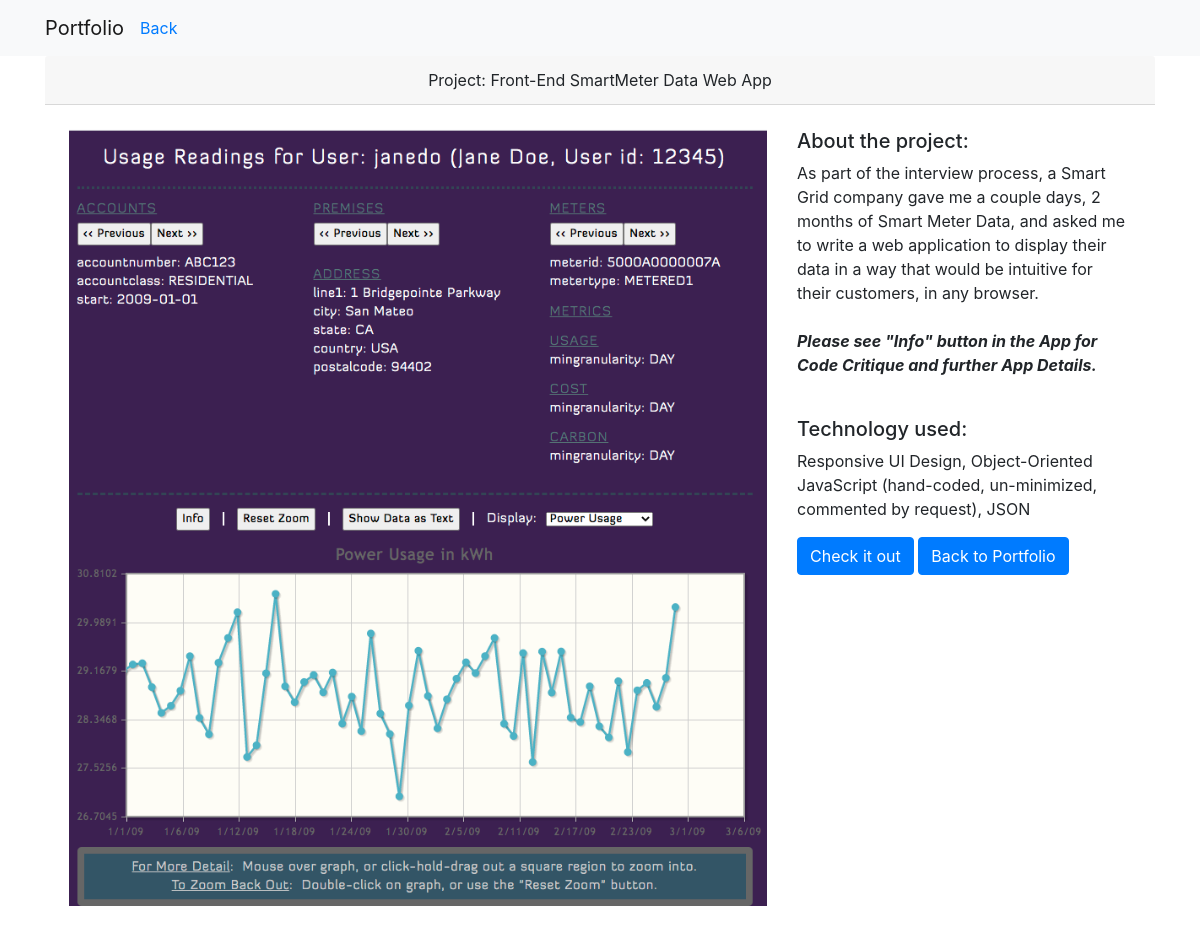
/projects/2, run on an earlier commit of the app's database.
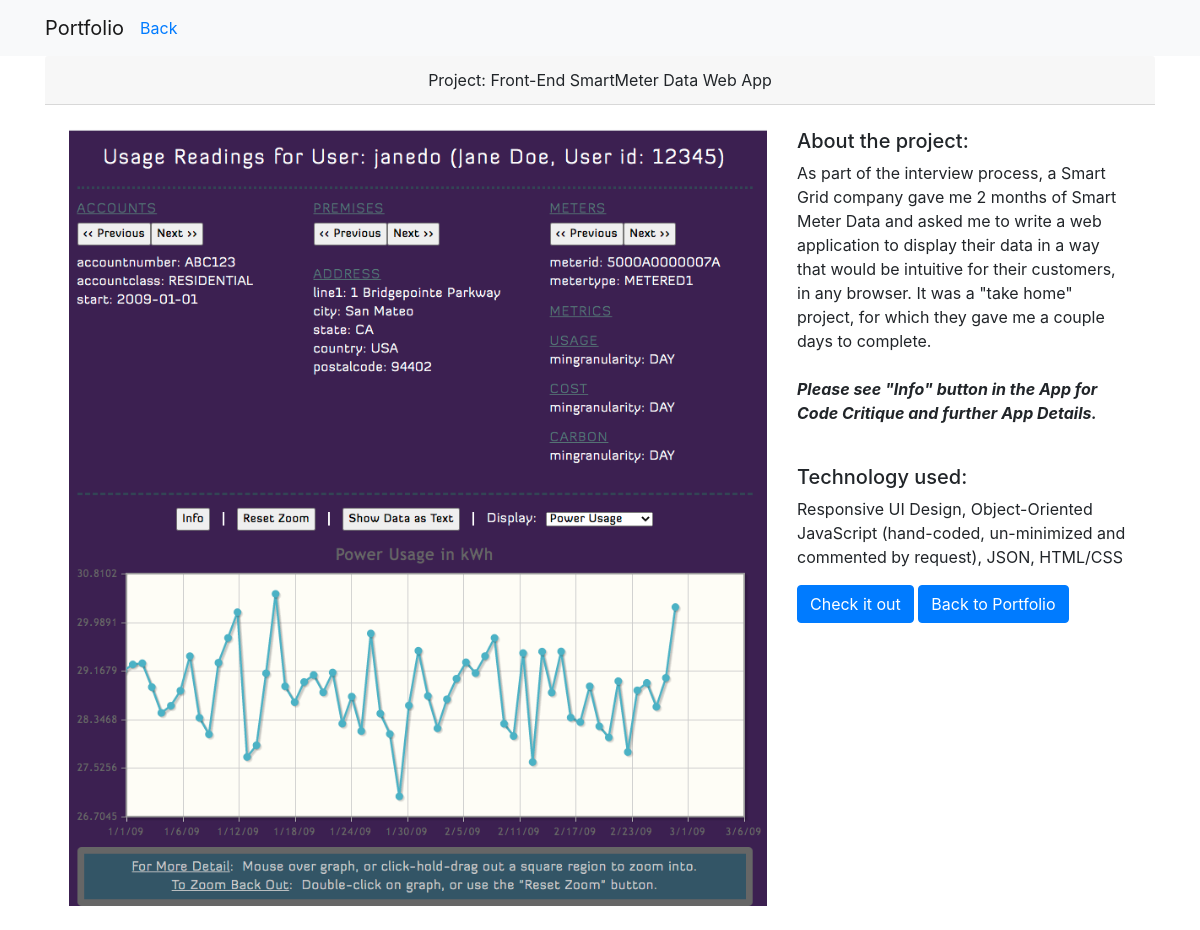
And on a later commit of the database.
### projects/models.py (models this page shows, shortened)
class Project(models.Model):
    order = models.PositiveSmallIntegerField(default=1)
    title = models.CharField(max_length=100, default='')
    description = models.TextField(default='')
    technology = models.TextField(default='')
    image = models.CharField(max_length=100)
    project_link = models.URLField(blank=True)

### projects/views.py (the view)
# urls.py: path('<int:pk>', views.project_detail, name="project_detail"),
def project_detail(request, pk):
    project = Project.objects.get(pk=pk)
    return render(request, 'projects/project_detail.html', {'project': project})

### projects/templates/projects/project_detail.html
{% extends 'projects/base.html' %}
{% load static %}
{% block page_content %}
<div class="card-header text-center">Project: {{ project.title }}</div>
<div class="p-4 row">
    <div class="col-md-8">
	  <a href="{{ project.project_link }}" target="_blank">
        <img src="{% static project.image %}"  alt="screenshot for {{project.title}} project" width="100%">
	  </a>
    </div>
    <div class="col-md-4">
        <h5>About the project:</h5>
        <p>{{ project.description|safe }}</p>
        <br>
        <h5>Technology used:</h5>
        <p>{{ project.technology|safe }}</p>
        <a href="{{ project.project_link }}" class="btn btn-primary" target="_blank">Check it out</a>
        <a href="{% url 'projects:all_projects' %}"  class="btn btn-primary">Back to Portfolio</a>
    </div>
</div>
{% endblock %}

What changed in the data, as far as the page shows it:
changed Project "Front-End SmartMeter Data Web App": description "…Grid company gave me a couple days, 2 months of Smart Meter Data, and asked me to write a web application to display their data in a way that would be intuitive for their customers, in any browser. Please see \"Info\" button…" → "…Grid company gave me 2 months of Smart Meter Data and asked me to write a web application to display their data in a way that would be intuitive for their customers, in any browser. It was a \"take home\" project, for which they gave me a couple days to complete. Please see \"Info\" button…"; technology "Responsive UI Design, Object-Oriented JavaScript (hand-coded, un-minimized, commented by request), JSON" → "Responsive UI Design, Object-Oriented JavaScript (hand-coded, un-minimized and commented by request), JSON, HTML/CSS"
